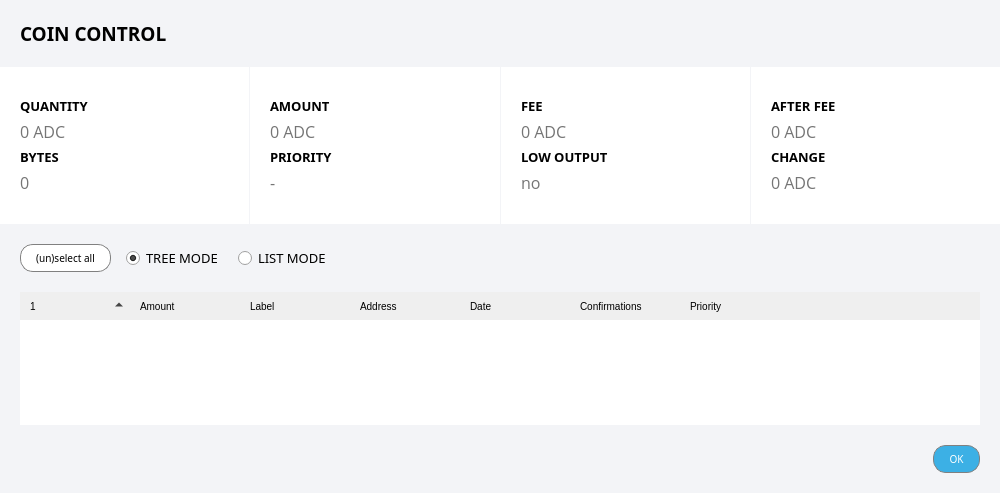
<?xml version="1.0" encoding="UTF-8"?>
<ui version="4.0">
 <class>CoinControlDialog</class>
 <widget class="QDialog" name="CoinControlDialog">
  <property name="geometry">
   <rect>
    <x>0</x>
    <y>0</y>
    <width>1000</width>
    <height>493</height>
   </rect>
  </property>
  <property name="windowTitle">
   <string>Coin Control</string>
  </property>
  <property name="styleSheet">
   <string notr="true">#CoinControlDialog { background-color: #f3f4f7; }

#buttonWidget { background-color: #f3f4f7; }

QPushButton { font-family: 'Montserrat'; text-transform: uppercase; font-size: 10px; border: 1px solid gray; padding: 0px 15px; border-radius: 13px; min-height: 26px; max-height: 26px; background-color: white; }

QPushButton:hover, QPushButton:pressed { background-color: #1c99d2; color: white; }
QPushButton:disabled { background-color: white; color: gray; }

QTreeWidget::item, QTableView::item {
	border: 0;
	padding: 2px 5px;
}

QHeaderView::section {
	font-family: 'Montserrat';
	font-size: 10px;
	text-transform: uppercase;
	padding: 5px 10px;
	border: none;
}

QHeaderView::down_arrow {
	image: url(:/icons/md/arrow_down);
}

QHeaderView::up_arrow {
	image: url(:/icons/md/arrow_up);
}</string>
  </property>
  <layout class="QVBoxLayout" name="verticalLayout">
   <property name="spacing">
    <number>0</number>
   </property>
   <property name="leftMargin">
    <number>0</number>
   </property>
   <property name="topMargin">
    <number>0</number>
   </property>
   <property name="rightMargin">
    <number>0</number>
   </property>
   <property name="bottomMargin">
    <number>0</number>
   </property>
   <item>
    <widget class="QWidget" name="header" native="true">
     <property name="styleSheet">
      <string notr="true">QWidget { background-color: #f3f4f7; }</string>
     </property>
     <layout class="QVBoxLayout" name="headerLayout">
      <property name="spacing">
       <number>0</number>
      </property>
      <property name="leftMargin">
       <number>0</number>
      </property>
      <property name="topMargin">
       <number>0</number>
      </property>
      <property name="rightMargin">
       <number>0</number>
      </property>
      <property name="bottomMargin">
       <number>0</number>
      </property>
      <item>
       <widget class="QWidget" name="title" native="true">
        <layout class="QHBoxLayout" name="horizontalLayout">
         <property name="leftMargin">
          <number>20</number>
         </property>
         <property name="topMargin">
          <number>20</number>
         </property>
         <property name="rightMargin">
          <number>20</number>
         </property>
         <property name="bottomMargin">
          <number>20</number>
         </property>
         <item>
          <widget class="QLabel" name="label">
           <property name="font">
            <font>
             <family>Montserrat</family>
             <pointsize>14</pointsize>
             <weight>75</weight>
             <bold>true</bold>
            </font>
           </property>
           <property name="text">
            <string>COIN CONTROL</string>
           </property>
          </widget>
         </item>
         <item>
          <spacer name="titleSpacer">
           <property name="orientation">
            <enum>Qt::Horizontal</enum>
           </property>
           <property name="sizeHint" stdset="0">
            <size>
             <width>40</width>
             <height>10</height>
            </size>
           </property>
          </spacer>
         </item>
        </layout>
       </widget>
      </item>
      <item>
       <widget class="QWidget" name="widget" native="true">
        <property name="styleSheet">
         <string notr="true"/>
        </property>
        <layout class="QHBoxLayout" name="horizontalLayoutTop" stretch="1,1,1,1">
         <property name="spacing">
          <number>1</number>
         </property>
         <property name="leftMargin">
          <number>0</number>
         </property>
         <property name="topMargin">
          <number>0</number>
         </property>
         <property name="rightMargin">
          <number>0</number>
         </property>
         <property name="bottomMargin">
          <number>0</number>
         </property>
         <item>
          <widget class="QWidget" name="coinControl_1" native="true">
           <property name="styleSheet">
            <string notr="true">background-color: white;</string>
           </property>
           <layout class="QFormLayout" name="formLayoutCoinControl1">
            <property name="labelAlignment">
             <set>Qt::AlignLeading|Qt::AlignLeft|Qt::AlignVCenter</set>
            </property>
            <property name="formAlignment">
             <set>Qt::AlignLeading|Qt::AlignLeft|Qt::AlignTop</set>
            </property>
            <property name="horizontalSpacing">
             <number>-1</number>
            </property>
            <property name="verticalSpacing">
             <number>5</number>
            </property>
            <property name="leftMargin">
             <number>20</number>
            </property>
            <property name="topMargin">
             <number>30</number>
            </property>
            <property name="rightMargin">
             <number>20</number>
            </property>
            <property name="bottomMargin">
             <number>30</number>
            </property>
            <item row="2" column="0">
             <widget class="QLabel" name="labelCoinControlBytesText">
              <property name="font">
               <font>
                <family>Montserrat</family>
                <pointsize>10</pointsize>
                <weight>75</weight>
                <bold>true</bold>
               </font>
              </property>
              <property name="styleSheet">
               <string notr="true">font-weight:bold;</string>
              </property>
              <property name="text">
               <string>BYTES</string>
              </property>
             </widget>
            </item>
            <item row="0" column="0">
             <widget class="QLabel" name="labelCoinControlQuantityText">
              <property name="font">
               <font>
                <family>Montserrat</family>
                <pointsize>10</pointsize>
                <weight>75</weight>
                <bold>true</bold>
               </font>
              </property>
              <property name="styleSheet">
               <string notr="true">font-weight:bold;</string>
              </property>
              <property name="text">
               <string>QUANTITY</string>
              </property>
             </widget>
            </item>
            <item row="1" column="0">
             <widget class="QLabel" name="labelCoinControlQuantity">
              <property name="font">
               <font>
                <family>Open Sans</family>
                <pointsize>12</pointsize>
               </font>
              </property>
              <property name="cursor">
               <cursorShape>IBeamCursor</cursorShape>
              </property>
              <property name="contextMenuPolicy">
               <enum>Qt::ActionsContextMenu</enum>
              </property>
              <property name="styleSheet">
               <string notr="true">color: #757575;</string>
              </property>
              <property name="text">
               <string notr="true">0 ADC</string>
              </property>
              <property name="textInteractionFlags">
               <set>Qt::LinksAccessibleByMouse|Qt::TextSelectableByKeyboard|Qt::TextSelectableByMouse</set>
              </property>
             </widget>
            </item>
            <item row="3" column="0">
             <widget class="QLabel" name="labelCoinControlBytes">
              <property name="font">
               <font>
                <family>Open Sans</family>
                <pointsize>12</pointsize>
               </font>
              </property>
              <property name="cursor">
               <cursorShape>IBeamCursor</cursorShape>
              </property>
              <property name="contextMenuPolicy">
               <enum>Qt::ActionsContextMenu</enum>
              </property>
              <property name="styleSheet">
               <string notr="true">color: #757575;</string>
              </property>
              <property name="text">
               <string notr="true">0</string>
              </property>
              <property name="textInteractionFlags">
               <set>Qt::LinksAccessibleByMouse|Qt::TextSelectableByKeyboard|Qt::TextSelectableByMouse</set>
              </property>
             </widget>
            </item>
           </layout>
          </widget>
         </item>
         <item>
          <widget class="QWidget" name="coinControl_2" native="true">
           <property name="styleSheet">
            <string notr="true">background-color: white;</string>
           </property>
           <layout class="QFormLayout" name="formLayoutCoinControl2">
            <property name="labelAlignment">
             <set>Qt::AlignLeading|Qt::AlignLeft|Qt::AlignVCenter</set>
            </property>
            <property name="formAlignment">
             <set>Qt::AlignLeading|Qt::AlignLeft|Qt::AlignTop</set>
            </property>
            <property name="horizontalSpacing">
             <number>-1</number>
            </property>
            <property name="verticalSpacing">
             <number>5</number>
            </property>
            <property name="leftMargin">
             <number>20</number>
            </property>
            <property name="topMargin">
             <number>30</number>
            </property>
            <property name="rightMargin">
             <number>20</number>
            </property>
            <property name="bottomMargin">
             <number>30</number>
            </property>
            <item row="2" column="0">
             <widget class="QLabel" name="labelCoinControlPriorityText">
              <property name="font">
               <font>
                <family>Montserrat</family>
                <pointsize>10</pointsize>
                <weight>75</weight>
                <bold>true</bold>
               </font>
              </property>
              <property name="styleSheet">
               <string notr="true">font-weight:bold;</string>
              </property>
              <property name="text">
               <string>PRIORITY</string>
              </property>
             </widget>
            </item>
            <item row="0" column="0">
             <widget class="QLabel" name="labelCoinControlAmountText">
              <property name="font">
               <font>
                <family>Montserrat</family>
                <pointsize>10</pointsize>
                <weight>75</weight>
                <bold>true</bold>
               </font>
              </property>
              <property name="styleSheet">
               <string notr="true">font-weight:bold;</string>
              </property>
              <property name="text">
               <string>AMOUNT</string>
              </property>
             </widget>
            </item>
            <item row="1" column="0">
             <widget class="QLabel" name="labelCoinControlAmount">
              <property name="font">
               <font>
                <family>Open Sans</family>
                <pointsize>12</pointsize>
               </font>
              </property>
              <property name="cursor">
               <cursorShape>IBeamCursor</cursorShape>
              </property>
              <property name="contextMenuPolicy">
               <enum>Qt::ActionsContextMenu</enum>
              </property>
              <property name="styleSheet">
               <string notr="true">color: #757575;</string>
              </property>
              <property name="text">
               <string notr="true">0 ADC</string>
              </property>
              <property name="textInteractionFlags">
               <set>Qt::LinksAccessibleByMouse|Qt::TextSelectableByKeyboard|Qt::TextSelectableByMouse</set>
              </property>
             </widget>
            </item>
            <item row="3" column="0">
             <widget class="QLabel" name="labelCoinControlPriority">
              <property name="font">
               <font>
                <family>Open Sans</family>
                <pointsize>12</pointsize>
               </font>
              </property>
              <property name="cursor">
               <cursorShape>IBeamCursor</cursorShape>
              </property>
              <property name="contextMenuPolicy">
               <enum>Qt::ActionsContextMenu</enum>
              </property>
              <property name="styleSheet">
               <string notr="true">color: #757575;</string>
              </property>
              <property name="text">
               <string>-</string>
              </property>
              <property name="textInteractionFlags">
               <set>Qt::LinksAccessibleByMouse|Qt::TextSelectableByKeyboard|Qt::TextSelectableByMouse</set>
              </property>
             </widget>
            </item>
           </layout>
          </widget>
         </item>
         <item>
          <widget class="QWidget" name="coinControl_3" native="true">
           <property name="styleSheet">
            <string notr="true">background-color: white;</string>
           </property>
           <layout class="QFormLayout" name="formLayoutCoinControl3">
            <property name="labelAlignment">
             <set>Qt::AlignLeading|Qt::AlignLeft|Qt::AlignVCenter</set>
            </property>
            <property name="formAlignment">
             <set>Qt::AlignLeading|Qt::AlignLeft|Qt::AlignTop</set>
            </property>
            <property name="horizontalSpacing">
             <number>-1</number>
            </property>
            <property name="verticalSpacing">
             <number>5</number>
            </property>
            <property name="leftMargin">
             <number>20</number>
            </property>
            <property name="topMargin">
             <number>30</number>
            </property>
            <property name="rightMargin">
             <number>20</number>
            </property>
            <property name="bottomMargin">
             <number>30</number>
            </property>
            <item row="0" column="0">
             <widget class="QLabel" name="labelCoinControlFeeText">
              <property name="font">
               <font>
                <family>Montserrat</family>
                <pointsize>10</pointsize>
                <weight>75</weight>
                <bold>true</bold>
               </font>
              </property>
              <property name="styleSheet">
               <string notr="true">font-weight:bold;</string>
              </property>
              <property name="text">
               <string>FEE</string>
              </property>
             </widget>
            </item>
            <item row="2" column="0">
             <widget class="QLabel" name="labelCoinControlLowOutputText">
              <property name="enabled">
               <bool>true</bool>
              </property>
              <property name="font">
               <font>
                <family>Montserrat</family>
                <pointsize>10</pointsize>
                <weight>75</weight>
                <bold>true</bold>
               </font>
              </property>
              <property name="styleSheet">
               <string notr="true">font-weight:bold;</string>
              </property>
              <property name="text">
               <string>LOW OUTPUT</string>
              </property>
             </widget>
            </item>
            <item row="1" column="0">
             <widget class="QLabel" name="labelCoinControlFee">
              <property name="font">
               <font>
                <family>Open Sans</family>
                <pointsize>12</pointsize>
               </font>
              </property>
              <property name="cursor">
               <cursorShape>IBeamCursor</cursorShape>
              </property>
              <property name="contextMenuPolicy">
               <enum>Qt::ActionsContextMenu</enum>
              </property>
              <property name="styleSheet">
               <string notr="true">color: #757575;</string>
              </property>
              <property name="text">
               <string notr="true">0 ADC</string>
              </property>
              <property name="textInteractionFlags">
               <set>Qt::LinksAccessibleByMouse|Qt::TextSelectableByKeyboard|Qt::TextSelectableByMouse</set>
              </property>
             </widget>
            </item>
            <item row="3" column="0">
             <widget class="QLabel" name="labelCoinControlLowOutput">
              <property name="enabled">
               <bool>true</bool>
              </property>
              <property name="font">
               <font>
                <family>Open Sans</family>
                <pointsize>12</pointsize>
               </font>
              </property>
              <property name="cursor">
               <cursorShape>IBeamCursor</cursorShape>
              </property>
              <property name="contextMenuPolicy">
               <enum>Qt::ActionsContextMenu</enum>
              </property>
              <property name="styleSheet">
               <string notr="true">color: #757575;</string>
              </property>
              <property name="text">
               <string notr="true">no</string>
              </property>
              <property name="textInteractionFlags">
               <set>Qt::LinksAccessibleByMouse|Qt::TextSelectableByKeyboard|Qt::TextSelectableByMouse</set>
              </property>
             </widget>
            </item>
           </layout>
          </widget>
         </item>
         <item>
          <widget class="QWidget" name="coinControl_4" native="true">
           <property name="styleSheet">
            <string notr="true">background-color: white;</string>
           </property>
           <layout class="QFormLayout" name="formLayoutCoinControl4">
            <property name="labelAlignment">
             <set>Qt::AlignLeading|Qt::AlignLeft|Qt::AlignVCenter</set>
            </property>
            <property name="formAlignment">
             <set>Qt::AlignLeading|Qt::AlignLeft|Qt::AlignTop</set>
            </property>
            <property name="horizontalSpacing">
             <number>-1</number>
            </property>
            <property name="verticalSpacing">
             <number>5</number>
            </property>
            <property name="leftMargin">
             <number>20</number>
            </property>
            <property name="topMargin">
             <number>30</number>
            </property>
            <property name="rightMargin">
             <number>20</number>
            </property>
            <property name="bottomMargin">
             <number>30</number>
            </property>
            <item row="0" column="0">
             <widget class="QLabel" name="labelCoinControlAfterFeeText">
              <property name="font">
               <font>
                <family>Montserrat</family>
                <pointsize>10</pointsize>
                <weight>75</weight>
                <bold>true</bold>
               </font>
              </property>
              <property name="styleSheet">
               <string notr="true">font-weight:bold;</string>
              </property>
              <property name="text">
               <string>AFTER FEE</string>
              </property>
             </widget>
            </item>
            <item row="1" column="0">
             <widget class="QLabel" name="labelCoinControlAfterFee">
              <property name="font">
               <font>
                <family>Open Sans</family>
                <pointsize>12</pointsize>
               </font>
              </property>
              <property name="cursor">
               <cursorShape>IBeamCursor</cursorShape>
              </property>
              <property name="contextMenuPolicy">
               <enum>Qt::ActionsContextMenu</enum>
              </property>
              <property name="styleSheet">
               <string notr="true">color: #757575;</string>
              </property>
              <property name="text">
               <string notr="true">0 ADC</string>
              </property>
              <property name="textInteractionFlags">
               <set>Qt::LinksAccessibleByMouse|Qt::TextSelectableByKeyboard|Qt::TextSelectableByMouse</set>
              </property>
             </widget>
            </item>
            <item row="2" column="0">
             <widget class="QLabel" name="labelCoinControlChangeText">
              <property name="enabled">
               <bool>true</bool>
              </property>
              <property name="font">
               <font>
                <family>Montserrat</family>
                <pointsize>10</pointsize>
                <weight>75</weight>
                <bold>true</bold>
               </font>
              </property>
              <property name="styleSheet">
               <string notr="true">font-weight:bold;</string>
              </property>
              <property name="text">
               <string>CHANGE</string>
              </property>
             </widget>
            </item>
            <item row="3" column="0">
             <widget class="QLabel" name="labelCoinControlChange">
              <property name="enabled">
               <bool>true</bool>
              </property>
              <property name="font">
               <font>
                <family>Open Sans</family>
                <pointsize>12</pointsize>
               </font>
              </property>
              <property name="cursor">
               <cursorShape>IBeamCursor</cursorShape>
              </property>
              <property name="contextMenuPolicy">
               <enum>Qt::ActionsContextMenu</enum>
              </property>
              <property name="styleSheet">
               <string notr="true">color: #757575;</string>
              </property>
              <property name="text">
               <string notr="true">0 ADC</string>
              </property>
              <property name="textInteractionFlags">
               <set>Qt::LinksAccessibleByMouse|Qt::TextSelectableByKeyboard|Qt::TextSelectableByMouse</set>
              </property>
             </widget>
            </item>
           </layout>
          </widget>
         </item>
        </layout>
       </widget>
      </item>
     </layout>
    </widget>
   </item>
   <item>
    <widget class="QWidget" name="selectWidget" native="true">
     <property name="styleSheet">
      <string notr="true"/>
     </property>
     <layout class="QHBoxLayout" name="selectWidgetLayout" stretch="0,0,0,0">
      <property name="spacing">
       <number>15</number>
      </property>
      <property name="leftMargin">
       <number>20</number>
      </property>
      <property name="topMargin">
       <number>20</number>
      </property>
      <property name="rightMargin">
       <number>20</number>
      </property>
      <property name="bottomMargin">
       <number>20</number>
      </property>
      <item>
       <widget class="QPushButton" name="pushButtonSelectAll">
        <property name="sizePolicy">
         <sizepolicy hsizetype="Maximum" vsizetype="Fixed">
          <horstretch>0</horstretch>
          <verstretch>0</verstretch>
         </sizepolicy>
        </property>
        <property name="font">
         <font>
          <family>Montserrat</family>
          <pointsize>-1</pointsize>
         </font>
        </property>
        <property name="text">
         <string>(un)select all</string>
        </property>
       </widget>
      </item>
      <item>
       <widget class="QRadioButton" name="radioTreeMode">
        <property name="sizePolicy">
         <sizepolicy hsizetype="Maximum" vsizetype="Fixed">
          <horstretch>0</horstretch>
          <verstretch>0</verstretch>
         </sizepolicy>
        </property>
        <property name="font">
         <font>
          <family>Montserrat</family>
          <pointsize>10</pointsize>
         </font>
        </property>
        <property name="text">
         <string>TREE MODE</string>
        </property>
        <property name="checked">
         <bool>true</bool>
        </property>
       </widget>
      </item>
      <item>
       <widget class="QRadioButton" name="radioListMode">
        <property name="sizePolicy">
         <sizepolicy hsizetype="Maximum" vsizetype="Fixed">
          <horstretch>0</horstretch>
          <verstretch>0</verstretch>
         </sizepolicy>
        </property>
        <property name="font">
         <font>
          <family>Montserrat</family>
          <pointsize>10</pointsize>
         </font>
        </property>
        <property name="text">
         <string>LIST MODE</string>
        </property>
       </widget>
      </item>
      <item>
       <spacer name="horizontalSpacer">
        <property name="orientation">
         <enum>Qt::Horizontal</enum>
        </property>
        <property name="sizeHint" stdset="0">
         <size>
          <width>40</width>
          <height>10</height>
         </size>
        </property>
       </spacer>
      </item>
     </layout>
    </widget>
   </item>
   <item>
    <widget class="QWidget" name="horizontalWidget" native="true">
     <layout class="QHBoxLayout" name="horizontalLayout_2">
      <property name="leftMargin">
       <number>20</number>
      </property>
      <property name="topMargin">
       <number>0</number>
      </property>
      <property name="rightMargin">
       <number>20</number>
      </property>
      <property name="bottomMargin">
       <number>0</number>
      </property>
      <item>
       <widget class="CoinControlTreeWidget" name="treeWidget">
        <property name="font">
         <font>
          <family>Open Sans</family>
          <pointsize>12</pointsize>
          <weight>50</weight>
          <bold>false</bold>
         </font>
        </property>
        <property name="contextMenuPolicy">
         <enum>Qt::CustomContextMenu</enum>
        </property>
        <property name="styleSheet">
         <string notr="true"/>
        </property>
        <property name="frameShape">
         <enum>QFrame::NoFrame</enum>
        </property>
        <property name="frameShadow">
         <enum>QFrame::Plain</enum>
        </property>
        <property name="lineWidth">
         <number>0</number>
        </property>
        <property name="alternatingRowColors">
         <bool>true</bool>
        </property>
        <property name="sortingEnabled">
         <bool>false</bool>
        </property>
        <property name="columnCount">
         <number>7</number>
        </property>
        <attribute name="headerDefaultSectionSize">
         <number>110</number>
        </attribute>
        <attribute name="headerMinimumSectionSize">
         <number>50</number>
        </attribute>
        <attribute name="headerShowSortIndicator" stdset="0">
         <bool>true</bool>
        </attribute>
        <attribute name="headerStretchLastSection">
         <bool>false</bool>
        </attribute>
        <column>
         <property name="text">
          <string/>
         </property>
        </column>
        <column>
         <property name="text">
          <string>Amount</string>
         </property>
        </column>
        <column>
         <property name="text">
          <string>Label</string>
         </property>
        </column>
        <column>
         <property name="text">
          <string>Address</string>
         </property>
        </column>
        <column>
         <property name="text">
          <string>Date</string>
         </property>
        </column>
        <column>
         <property name="text">
          <string>Confirmations</string>
         </property>
         <property name="toolTip">
          <string>Confirmed</string>
         </property>
        </column>
        <column>
         <property name="text">
          <string notr="true">Priority</string>
         </property>
        </column>
       </widget>
      </item>
     </layout>
    </widget>
   </item>
   <item>
    <spacer name="verticalSpacer">
     <property name="orientation">
      <enum>Qt::Vertical</enum>
     </property>
     <property name="sizeHint" stdset="0">
      <size>
       <width>20</width>
       <height>0</height>
      </size>
     </property>
    </spacer>
   </item>
   <item>
    <widget class="QWidget" name="buttonWidget" native="true">
     <property name="styleSheet">
      <string notr="true"/>
     </property>
     <layout class="QHBoxLayout" name="horizontalLayout_3">
      <property name="leftMargin">
       <number>20</number>
      </property>
      <property name="topMargin">
       <number>20</number>
      </property>
      <property name="rightMargin">
       <number>20</number>
      </property>
      <property name="bottomMargin">
       <number>20</number>
      </property>
      <item>
       <spacer name="horizontalSpacer_2">
        <property name="orientation">
         <enum>Qt::Horizontal</enum>
        </property>
        <property name="sizeHint" stdset="0">
         <size>
          <width>40</width>
          <height>20</height>
         </size>
        </property>
       </spacer>
      </item>
      <item>
       <widget class="QPushButton" name="confirmButton">
        <property name="font">
         <font>
          <family>Montserrat</family>
          <pointsize>-1</pointsize>
         </font>
        </property>
        <property name="styleSheet">
         <string notr="true">#confirmButton { background-color: #3cb0e5; color: white; border: 1px solid gray; }
#confirmButton:hover, #confirmButton:pressed { background-color: #1c99d2; }</string>
        </property>
        <property name="text">
         <string>OK</string>
        </property>
        <property name="default">
         <bool>true</bool>
        </property>
       </widget>
      </item>
     </layout>
    </widget>
   </item>
  </layout>
 </widget>
 <customwidgets>
  <customwidget>
   <class>CoinControlTreeWidget</class>
   <extends>QTreeWidget</extends>
   <header>coincontroltreewidget.h</header>
  </customwidget>
 </customwidgets>
 <resources/>
 <connections/>
</ui>
